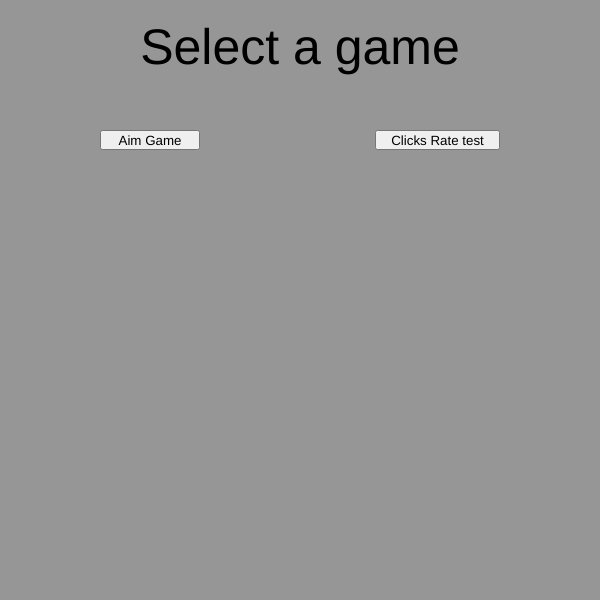
Frame 1 (no input)
Frame 60 (no input): identical to frame 1, image omitted
Frame 120 (the mouse pressed at the canvas centre since frame 60): identical to frame 1, image omitted

The p5.js sketch that drew this single still picture (run headless with seeded random() and noise() and a simulated clock; from frame 60 on, the mouse is pressed at the canvas centre):

// p5.js sketch
// ── sketch.js
var gaming = false;
var game = 'none';

//game vars
var score = 0;
var highScore = 0;
var timer = 0; 
var buttonSize = 20
var timeLimit = 180





function setup() {
  createCanvas(600, 600);
  frameRate(60);
  textAlign(CENTER, CENTER);
  background(150);
  textSize(50);
  text("press space to start",width/2, 50);
  
  //main menu buttons
  aimGame = createButton('Aim Game');
  cpsGame = createButton('Clicks Rate test');
  
  //aim game buttons
  button2 = createButton('there');
  button3 = createButton('where');
  button4 = createButton('hear');
  button1 = createButton('here');
}

function draw() {
  if(game === 'none'){
    aimGame.position((width/4)-50,(height/4)-20);
    aimGame.size(100,20);
    aimGame.mousePressed(function(){selectAimGame()});
    cpsGame.position((3*(width/4))-75,(height/4)-20);
    cpsGame.size(125,20);
    cpsGame.mousePressed(function(){selectCpsGame()});
    background(150);
    textSize(50);
    text("Select a game",width/2, 50);
  }
  
  if(game === 'aim'){
    if(gaming === false){
      background(220);
      textSize(50);
      text("press space to start",width/2, (height/2)-20);
      textSize(25);
      text("Your Score: "+score,width/2, (height/2)+60);
      text("High Score: "+highScore,width/2, (height/2)+100);
      text("Click the button labeled 'here'",width/2, (height/2)+170);
    
      if(keyIsDown(32)){
        gaming=true;
        score = -1; //score increases by one when the game begins
        buttonSize = 100;
        timer = 0;
        makeButton();
        textSize(20);
        background(150);
      }
    } else {
    
      button1.mousePressed(function(){makeButton()});
      button2.mousePressed(function(){wrong()});
      button3.mousePressed(function(){wrong()});
      button4.mousePressed(function(){wrong()});
      fill(200, 200, 200, 255);
      rect(0, height-75, 110, 75); 
      fill(0);
      text("Score: "+score, 50, height-20);
      text("Time: "+(timeLimit-timer), 50, height-50);
    
      timer = timer + 1
      if(timer >= timeLimit){
        gaming=false;
        buttonSize = 10
        button1.position(0,height);
        button2.position(0,height);
        button3.position(0,height);
        button4.position(0,height);
        compareScore()
      }
    }
  }
  if(game === "cps"){
    if(gaming === false){
      background(220);
      textSize(50);
      text("press space to start",width/2, (height/2)-20);
      textSize(25);
      text("Your Score: "+score,width/2, (height/2)+60);
      text("High Score: "+highScore,width/2, (height/2)+100);
      text("Click as much as you can in 5 seconds!",width/2, (height/2)+170);
    
      if(keyIsDown(32)){
        gaming=true;
        score = 0; 
        timer = 0;
        buttonSize = 150;
        textSize(20);
        background(150);
      }
    } else {
        button1.position((width/2)-(buttonSize/2), (height/2)-(buttonSize/2));
      button1.size(buttonSize, buttonSize);
      button1.mousePressed(function(){clicked()});
      fill(200, 200, 200, 255);
      rect(0, height-75, 110, 75); 
      fill(0);
      text("Score: "+score, 50, height-20);
      text("Time: "+(300-timer), 50, height-50);
    
      timer = timer + 1
      if(timer >= 300){
        gaming=false;
        button1.position(0,height);
        compareScore()
      }
    }
  }
}

function selectAimGame(){
  game = 'aim'
  aimGame.position(0,height);
  cpsGame.position(0,height);
}
function selectCpsGame(){
  game = 'cps'
  aimGame.position(0,height);
  cpsGame.position(0,height);
}
function compareScore(){
  if(score > highScore){
    highScore = score;
  }
}

//aim game
function makeButton(){
  if(gaming === true){
    button1.position(random(0,width-buttonSize),random(0,height-buttonSize));
    button1.size(buttonSize,buttonSize);
    timer = 0
    score = score + 1;
    if(buttonSize > 50){
      buttonSize = buttonSize - 1
    }
    if(timeLimit > 60){
      timeLimit = timeLimit - 1
    }
    //fake buttons
    if(score >= 25){
      button2.position(random(0,width-buttonSize),random(0,height-buttonSize));
      button2.size(buttonSize+5,buttonSize+5);
    }
    if(score >= 50){
      button3.position(random(0,width-buttonSize),random(0,height-buttonSize));
      button3.size(buttonSize,buttonSize);
    }
    if(score >= 75){
      button4.position(random(0,width-buttonSize),random(0,height-buttonSize));
      button4.size(buttonSize,buttonSize);
    }
    //rectangles
    fill(220,220,220)
    rect(random(0,width-buttonSize), random(0,height-buttonSize), buttonSize, buttonSize);
    
  }
}
function wrong(){
  gaming=false;
  buttonSize = 10
  button1.position(0,height);
  button2.position(0,height);
  button3.position(0,height);
  button4.position(0,height);
  if(score > highScore){
    highScore = score;
  }
}

//cps test
function clicked(){
  score = score + 1;
}
